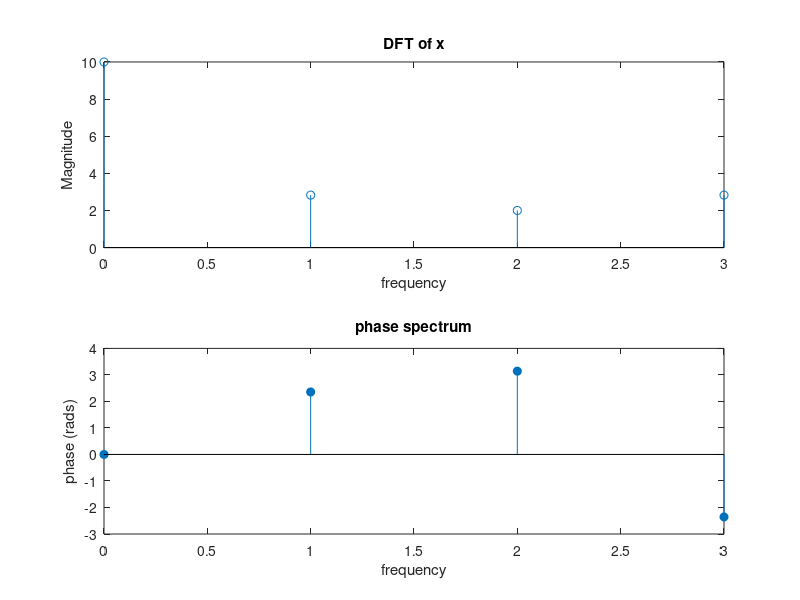

This figure's MATLAB source:
x=[1,2,3,4]
disp('dft of x[n] is');
X_fft=fft(x);
disp(X_fft);
figure;
subplot(2,1,1);
stem(0:length(X_fft)-1,abs(X_fft));
xlabel('frequency');
ylabel('Magnitude');
title('DFT of x');
subplot(2,1,2);
stem(0:length(X_fft)-1,angle(X_fft),"filled");
xlabel('frequency');
ylabel('phase (rads)');
title('phase spectrum')